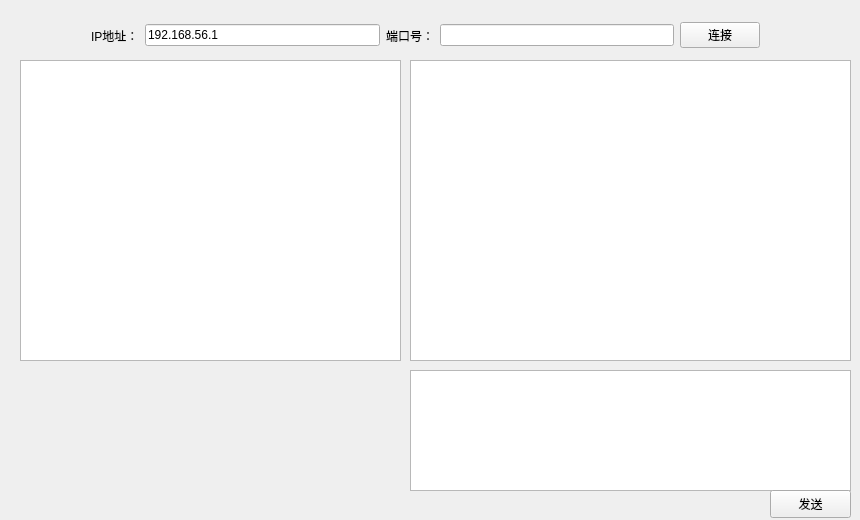
<?xml version="1.0" encoding="UTF-8"?>
<ui version="4.0">
 <class>Widget</class>
 <widget class="QWidget" name="Widget">
  <property name="geometry">
   <rect>
    <x>0</x>
    <y>0</y>
    <width>860</width>
    <height>520</height>
   </rect>
  </property>
  <property name="minimumSize">
   <size>
    <width>850</width>
    <height>520</height>
   </size>
  </property>
  <property name="maximumSize">
   <size>
    <width>860</width>
    <height>520</height>
   </size>
  </property>
  <property name="windowTitle">
   <string>瑜客户端（基于tcp）</string>
  </property>
  <widget class="QTextBrowser" name="textReceive">
   <property name="geometry">
    <rect>
     <x>20</x>
     <y>60</y>
     <width>381</width>
     <height>301</height>
    </rect>
   </property>
  </widget>
  <widget class="QListWidget" name="listWidget">
   <property name="geometry">
    <rect>
     <x>410</x>
     <y>60</y>
     <width>441</width>
     <height>301</height>
    </rect>
   </property>
  </widget>
  <widget class="QPlainTextEdit" name="textSend">
   <property name="geometry">
    <rect>
     <x>410</x>
     <y>370</y>
     <width>441</width>
     <height>121</height>
    </rect>
   </property>
  </widget>
  <widget class="QPushButton" name="sendBtn">
   <property name="geometry">
    <rect>
     <x>770</x>
     <y>490</y>
     <width>81</width>
     <height>28</height>
    </rect>
   </property>
   <property name="text">
    <string>发送</string>
   </property>
  </widget>
  <widget class="QWidget" name="layoutWidget">
   <property name="geometry">
    <rect>
     <x>80</x>
     <y>10</y>
     <width>691</width>
     <height>51</height>
    </rect>
   </property>
   <layout class="QHBoxLayout" name="horizontalLayout">
    <item>
     <widget class="QLabel" name="label_2">
      <property name="text">
       <string>IP地址：</string>
      </property>
     </widget>
    </item>
    <item>
     <widget class="QLineEdit" name="leipAddress">
      <property name="text">
       <string>192.168.56.1</string>
      </property>
     </widget>
    </item>
    <item>
     <widget class="QLabel" name="label">
      <property name="text">
       <string>端口号：</string>
      </property>
     </widget>
    </item>
    <item>
     <widget class="QLineEdit" name="leport">
      <property name="text">
       <string/>
      </property>
     </widget>
    </item>
    <item>
     <widget class="QPushButton" name="connectBtn">
      <property name="text">
       <string>连接</string>
      </property>
     </widget>
    </item>
   </layout>
  </widget>
 </widget>
 <layoutdefault spacing="6" margin="11"/>
 <resources/>
 <connections/>
</ui>
